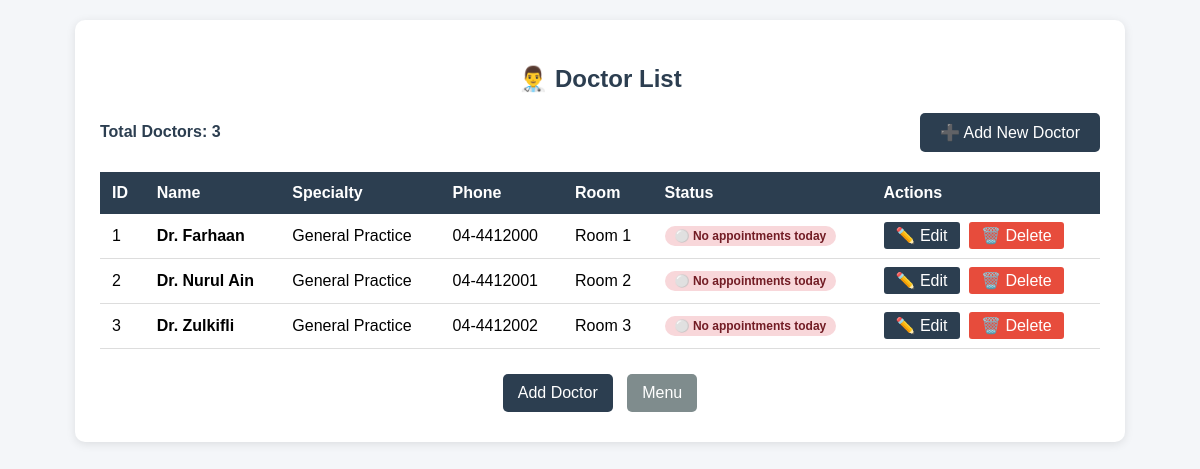
The app's page /doctor/view_doctors.php with its own data.
### tables this page shows
CREATE TABLE `doctor` (
  `doctor_id` int NOT NULL,
  `name` varchar(100) NOT NULL,
  `specialty` varchar(100) DEFAULT 'General Practice',
  `phone` varchar(20) DEFAULT NULL,
  `room_number` varchar(20) DEFAULT NULL,
  `created_at` timestamp NULL DEFAULT CURRENT_TIMESTAMP
);

### doctor/view_doctors.php (the view, shortened to what this page needs)
<?php
include '../config/database.php';
$total_doctors = mysqli_fetch_assoc(mysqli_query($conn, "SELECT COUNT(*) as total FROM doctor"))['total'];
$doctors = mysqli_query($conn, "
    SELECT d.*,
           (SELECT COUNT(*) FROM appointment a WHERE a.doctor_id = d.doctor_id) as appointment_count
    FROM doctor d
    ORDER BY d.name
");
?>
<!DOCTYPE html>
<html>
<head>
</head>
<body>
<div class="container">
    <h2>👨‍⚕️ Doctor List</h2>
    <div class="header-actions">
        <span class="total-doctors"><strong>Total Doctors:</strong> <?php echo $total_doctors; ?></span>
        <a href="add_doctor.php" class="btn-add">➕ Add New Doctor</a>
    </div>
    <table>
        <thead><tr><th>ID</th><th>Name</th><th>Specialty</th><th>Phone</th><th>Room</th><th>Status</th><th>Actions</th></tr></thead>
        <tbody>
            <?php if (mysqli_num_rows($doctors) > 0) { ?>
                <?php while ($row = mysqli_fetch_assoc($doctors)) {
                    $today = date('Y-m-d');
                    $today_appts = mysqli_fetch_assoc(mysqli_query($conn, "SELECT COUNT(*) as total FROM appointment WHERE doctor_id = '{$row['doctor_id']}' AND DATE(appointment_datetime) = '$today'"))['total'];
                ?>
                    <tr>
                        <td><?php echo $row['doctor_id']; ?></td>
                        <td><strong><?php echo htmlspecialchars($row['name']); ?></strong></td>
                        <td><?php echo htmlspecialchars($row['specialty']); ?></td>
                        <td><?php echo htmlspecialchars($row['phone']); ?></td>
                        <td><?php echo htmlspecialchars($row['room_number']); ?></td>
                        <td>
                            <?php if ($today_appts > 5) { ?>
                                <span class="status-badge status-busy">🟡 Busy (<?php echo $today_appts; ?> today)</span>
                            <?php } elseif ($today_appts > 0) { ?>
                                <span class="status-badge status-active">🟢 Active (<?php echo $today_appts; ?> today)</span>
                            <?php } else { ?>
                                <span class="status-badge status-inactive">⚪ No appointments today</span>
                            <?php } ?>
                        </td>
                        <td>
                            <a href="edit_doctor.php?id=<?php echo $row['doctor_id']; ?>" class="btn-edit">✏️ Edit</a>
                            <a href="view_doctors.php?delete=<?php echo $row['doctor_id']; ?>" class="btn-delete" onclick="return confirm('Are you sure you want to delete this doctor?')">🗑️ Delete</a>
                        </td>
                    </tr>
                <?php } ?>
            <?php } else { ?>
                <tr><td colspan="7" class="no-data">No doctors found. <a href="add_doctor.php">Add your first doctor</a></td></tr>
            <?php } ?>
        </tbody>
    </table>
    <div class="back-container">
        <a href="add_doctor.php" class="back back1">Add Doctor</a>
        <a href="../index.php" class="back back2">Menu</a>
    </div>
</div>
</body>
</html>

### doctor/view_doctors.php (style rules this page uses)
body { font-family: Arial; background: #f4f6f9; margin: 0; padding: 20px; }
.container { max-width: 1000px; margin: 0 auto; background: white; padding: 25px; border-radius: 10px; box-shadow: 0 2px 10px rgba(0,0,0,0.1); }
h2 { text-align: center; color: #2c3e50; margin-bottom: 20px; }
.header-actions { display: flex; justify-content: space-between; align-items: center; margin-bottom: 20px; }
.btn-add { padding: 10px 20px; background: #2c3e50; color: white; text-decoration: none; border-radius: 5px; }
table { width: 100%; border-collapse: collapse; }
th { background: #2c3e50; color: white; padding: 12px; text-align: left; }
td { padding: 12px; border-bottom: 1px solid #ddd; }
.btn-edit { padding: 5px 12px; background: #2c3e50; color: white; text-decoration: none; border-radius: 3px; margin-right: 5px; }
.btn-delete { padding: 5px 12px; background: #e74c3c; color: white; text-decoration: none; border-radius: 3px; border: none; cursor: pointer; }
.back-container { text-align: center; margin-top: 20px; }
.back { display: inline-block; padding: 10px 15px; margin: 5px; text-decoration: none; border-radius: 5px; color: white; }
.back1 { background: #2c3e50; }
.back2 { background: #7f8c8d; }
.total-doctors { color: #2c3e50; font-weight: bold; }
.status-badge { display: inline-block; padding: 3px 10px; border-radius: 12px; font-size: 12px; font-weight: bold; }
.status-inactive { background: #f8d7da; color: #721c24; }

### records on screen
doctor: doctor_id "1", name "Dr. Farhaan", specialty "General Practice", phone "04-4412000", room_number "Room 1", shows "⚪ No appointments today"
doctor: doctor_id "2", name "Dr. Nurul Ain", specialty "General Practice", phone "04-4412001", room_number "Room 2", shows "⚪ No appointments today"
doctor: doctor_id "3", name "Dr. Zulkifli", specialty "General Practice", phone "04-4412002", room_number "Room 3", shows "⚪ No appointments today"

### other values on screen
$total_doctors "3"
